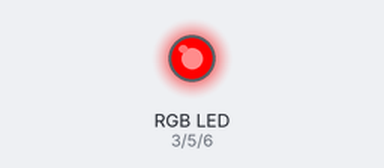
Bench run of a sketch on a simulated Arduino Uno, built with avr-gcc and run on an emulated ATmega328P. Parts: an RGB LED mixed from three pins (HIGH = lit).

Above: at 0.04 s.
At 0.29 s:
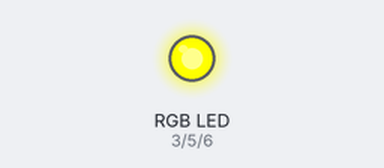
At 0.7 s:
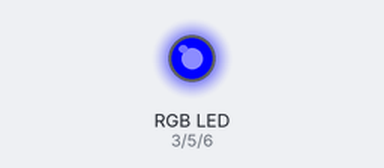
At 1.36 s:
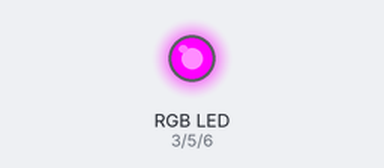
At 2.11 s:
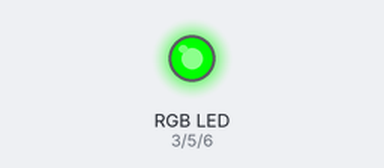
At 2.94 s:
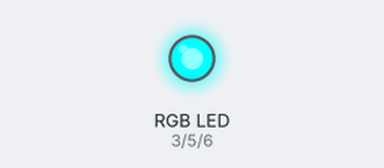
Timing chart, 0 to 3.2 s (numbered marks = the images above):
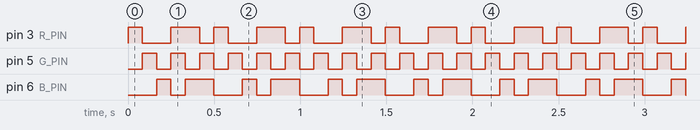

Measured:
- by itself, pin 3 (R_PIN): repeats every 0.50 s: LOW 0.17 s, HIGH 0.17 s, LOW 0.08 s, HIGH 0.08 s
- by itself, pin 5 (G_PIN): alternates HIGH for 0.08 s and LOW for 0.08 s
- by itself, pin 6 (B_PIN): repeats every 0.50 s: LOW 0.08 s, HIGH 0.17 s, LOW 0.17 s, HIGH 0.08 s

The sketch:

E1_T2.ino
```cpp
// Setting the location of the digital pins
#define R_PIN 3
#define G_PIN 5
#define B_PIN 6

#define BLINK_MS 83

/**
 * Write color in RGB digital value
 * @param r (0,1)
 * @param g (0,1)
 * @param b (0,1)
 */
void setColor(int r, int g, int b)
{
    digitalWrite(R_PIN, r);
    digitalWrite(G_PIN, g);
    digitalWrite(B_PIN, b);
}

void setup()
{
    pinMode(R_PIN, OUTPUT);
    pinMode(G_PIN, OUTPUT);
    pinMode(B_PIN, OUTPUT);
}


void loop()
{
    // Blink every color every 83ms (~500ms/6)
    setColor(1, 0, 0);
    delay(BLINK_MS);
    setColor(0, 1, 0);
    delay(BLINK_MS);
    setColor(0, 0, 1);
    delay(BLINK_MS);
    setColor(1, 1, 0);
    delay(BLINK_MS);
    setColor(1, 0, 1);
    delay(BLINK_MS);
    setColor(0, 1, 1);
    delay(BLINK_MS);
}
```
